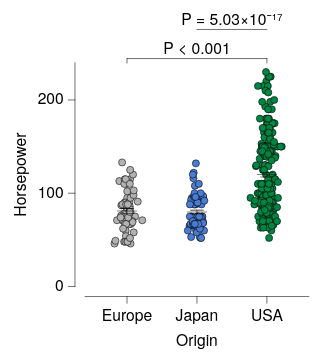

Specify this chart in Vega-Lite:
### Vega-Lite specification from a JSON file in a GitHub repository (floating-point values rounded to 4 significant figures; data arrays with more than 128 entries replaced by an {"elided": "..."} marker saying what was removed)
{"background": null, "config": {"arc": {"fill": "#DBDBDB", "fillOpacity": 1.0, "innerRadius": 25.0, "padAngle": 0.03, "stroke": "black", "strokeOpacity": 1, "strokeWidth": 0.25}, "area": {"fill": "#DBDBDB", "fillOpacity": 1.0, "stroke": "black", "strokeOpacity": 1, "strokeWidth": 0.25}, "axis": {"domain": true, "domainCap": "round", "domainColor": "black", "domainWidth": 0.25, "grid": false, "gridCap": "round", "gridColor": "#F1F1F1", "gridDash": [0, 0], "gridOpacity": 1.0, "gridWidth": 0.25, "labelColor": "black", "labelFont": "Helvetica Neue, HelveticaNeue, Helvetica, Arial, sans-serif", "labelFontSize": 7, "labelFontStyle": "normal", "labelFontWeight": 400, "offset": 4.5, "ticks": true, "tickCap": "round", "tickColor": "black", "tickRound": false, "tickSize": 3, "tickWidth": 0.25, "titleColor": "black", "titleFont": "Helvetica Neue, HelveticaNeue, Helvetica, Arial, sans-serif", "titleFontSize": 7, "titleFontStyle": "normal", "titleFontWeight": 400}, "axisX": {"domain": true, "labelAlign": "center", "labelAngle": 0, "labels": true, "ticks": true, "translate": 0}, "axisY": {"domain": true, "labelAlign": "right", "labelAngle": 0, "labels": true, "ticks": true, "translate": 0}, "axisRight": {"domain": true, "labelAlign": "left", "labelAngle": 0, "labels": true, "ticks": true, "translate": 0}, "axisTop": {"domain": true, "labelAlign": "center", "labelAngle": 0, "labels": true, "ticks": true, "translate": 0}, "axisBand": {"tickOffset": 0}, "bar": {"fill": "#DBDBDB", "fillOpacity": 1.0, "stroke": "black", "strokeOpacity": 1, "strokeWidth": 0.25}, "boxplot": {"size": 9.0, "ticks": {"cornerRadius": 0.25, "fill": "black", "opacity": 1, "size": 4.5, "thickness": 0.25}, "box": {"fillOpacity": 1.0, "stroke": "black", "strokeOpacity": 1, "strokeWidth": 0.25}, "median": {"cornerRadius": 0, "fill": "black", "fillOpacity": 1.0, "opacity": 1, "size": 9.0, "thickness": 0.25}, "rule": {"fill": "black", "fillOpacity": 1.0, "size": 10.0, "stroke": "black", "strokeDash": [0, 0], "strokeOpacity": 1, "strokeWidth": 0.25}, "outliers": {"color": "black", "fill": "black", "fillOpacity": 1.0, "size": 0, "stroke": "black", "strokeOpacity": 1, "strokeWidth": 0.25}}, "circle": {"fill": "black", "fillOpacity": 1.0, "size": 1.25, "stroke": null, "strokeOpacity": 1, "strokeWidth": 0.25}, "errorband": {"band": {"fillOpacity": 0.6, "stroke": null, "strokeWidth": 0.25, "strokeOpacity": 1}, "borders": {"opacity": 0, "strokeOpacity": 0.25, "strokeWidth": 1}}, "errorbar": {"opacity": 1, "rule": {"strokeDash": [0, 0], "strokeWidth": 0.25}, "ticks": {"color": "black", "cornerRadius": 0.125, "opacity": 1, "size": 6.0, "thickness": 0.25}, "thickness": 0.25}, "font": "Helvetica Neue, HelveticaNeue, Helvetica, Arial, sans-serif", "geoshape": {"fill": "#DBDBDB", "fillOpacity": 1.0, "stroke": "black", "strokeOpacity": 1, "strokeWidth": 0.25}, "header": {"labelColor": "black", "labelFont": "Helvetica Neue, HelveticaNeue, Helvetica, Arial, sans-serif", "labelFontSize": 7, "labelFontStyle": "normal", "labelFontWeight": 400, "titleColor": "black", "titleFont": "Helvetica Neue, HelveticaNeue, Helvetica, Arial, sans-serif", "titleFontSize": 7, "titleFontStyle": "normal", "titleFontWeight": 400, "titlePadding": 0}, "legend": {"disable": false, "offset": 4.5, "titlePadding": 4, "labelOffset": 2, "gradientLabelOffset": 2, "gradientLength": 50.0, "gradientThickness": 5.0, "gradientOpacity": 1.0, "gradientStrokeColor": "black", "gradientStrokeWidth": 0.25, "labelColor": "black", "labelFont": "Helvetica Neue, HelveticaNeue, Helvetica, Arial, sans-serif", "labelFontSize": 7, "labelFontStyle": "normal", "labelFontWeight": 400, "strokeColor": "black", "strokeWidth": 0, "symbolSize": 42, "symbolStrokeColor": "black", "symbolStrokeWidth": 0.25, "titleColor": "black", "titleFont": "Helvetica Neue, HelveticaNeue, Helvetica, Arial, sans-serif", "titleFontSize": 7, "titleFontStyle": "normal", "titleFontWeight": 400}, "line": {"color": "black", "stroke": "black", "strokeCap": "butt", "strokeDash": [0, 0], "strokeOpacity": 1, "strokeWidth": 0.5}, "point": {"filled": true, "fill": "#DBDBDB", "fillOpacity": 1.0, "size": 5.0, "stroke": "black", "strokeOpacity": 1, "strokeWidth": 0.25}, "range": {"category": ["#B2B2B2", "#4A7CD3", "#008542", "#664CAF", "#509F98", "#636363", "#284F93", "#005226", "#382864", "#285753"], "diverging": {"scheme": ["#443E60", "#5F597E", "#7C759B", "#9994B6", "#B7B4CC", "#D6D5DC", "#F6F6F6", "#D1DAD9", "#A4C2BF", "#7AA9A4", "#578E89", "#37736E", "#1B5954"]}, "heatmap": {"scheme": ["#440154", "#472270", "#433E82", "#38598C", "#2C728E", "#238A8D", "#24A086", "#39B578", "#5DC862", "#96D646", "#CAE02D", "#FDE724"]}, "ordinal": {"scheme": ["#F1F1F1", "#DBDBDB", "#C6C6C6", "#B2B2B2", "#9D9D9D", "#898989", "#767676", "#636363", "#515151", "#404040", "#2F2F2F", "#1F1F1F"]}, "ramp": {"scheme": ["#440154", "#472270", "#433E82", "#38598C", "#2C728E", "#238A8D", "#24A086", "#39B578", "#5DC862", "#96D646", "#CAE02D", "#FDE724"]}}, "rule": {"color": "black", "stroke": "black", "strokeCap": "round", "strokeDash": [2, 2], "strokeOpacity": 1, "strokeWidth": 0.25}, "scale": {"barBandPaddingInner": 0.1, "rectBandPaddingInner": 0, "tickBandPaddingInner": 0.1, "bandPaddingOuter": 0.1, "bandWithNestedOffsetPaddingInner": 0.2, "bandWithNestedOffsetPaddingOuter": 0.2, "offsetBandPaddingInner": 0, "offsetBandPaddingOuter": 0, "round": false}, "rect": {"fill": "#DBDBDB", "fillOpacity": 1.0, "stroke": "black", "strokeOpacity": 1, "strokeWidth": 0.25}, "square": {"fill": "#DBDBDB", "fillOpacity": 1.0, "size": 10.0, "stroke": "black", "strokeOpacity": 1, "strokeWidth": 0.25}, "text": {"color": "black", "font": "Helvetica Neue, HelveticaNeue, Helvetica, Arial, sans-serif", "fontSize": 7, "fontStyle": "normal", "fontWeight": 400}, "tick": {"color": "black", "cornerRadius": 0.125, "opacity": 1.0, "size": 9.0, "thickness": 0.25}, "title": {"anchor": "middle", "frame": "group", "color": "black", "font": "Helvetica Neue, HelveticaNeue, Helvetica, Arial, sans-serif", "fontSize": 7, "fontStyle": "normal", "fontWeight": 400, "subtitleColor": "black", "subtitleFont": "Helvetica Neue, HelveticaNeue, Helvetica, Arial, sans-serif", "subtitleFontSize": "Helvetica Neue, HelveticaNeue, Helvetica, Arial, sans-serif", "subtitleFontStyle": "normal", "subtitleFontWeight": 400}, "trail": {"color": "black", "opacity": 1, "size": 0.5}, "view": {"continuousWidth": 100, "continuousHeight": 100, "discreteWidth": 100, "discreteHeight": 100, "fill": null, "stroke": null, "strokeWidth": 0.25}}, "layer": [{"data": {"name": "data-53eecb024a78fdc2be808dcfdc3af7a2"}, "mark": {"type": "circle", "opacity": 1.0, "size": 10.0, "stroke": "black", "strokeOpacity": 1, "strokeWidth": 0.25}, "encoding": {"color": {"field": "Origin", "legend": null, "scale": {"domain": ["Europe", "Japan", "USA"]}, "sort": ["Europe", "Japan", "USA"], "title": null, "type": "nominal"}, "x": {"axis": {}, "field": "Origin", "scale": {"domain": ["Europe", "Japan", "USA"]}, "sort": ["Europe", "Japan", "USA"], "title": "Origin", "type": "nominal"}, "xOffset": {"field": "jitter_x", "scale": {"domain": [-7.33, 7.33], "range": [5.17, 19.83]}, "type": "quantitative"}, "y": {"field": "Horsepower", "title": "Horsepower", "type": "quantitative"}}}, {"data": {"name": "data-6c4882663eaca411296217af4f5e04f9"}, "mark": {"type": "errorbar"}, "encoding": {"x": {"axis": {}, "field": "Origin", "scale": {"domain": ["Europe", "Japan", "USA"]}, "sort": ["Europe", "Japan", "USA"], "title": "Origin", "type": "nominal"}, "y": {"field": "__mean", "title": "Horsepower", "type": "quantitative"}, "yError": {"field": "__error"}}}, {"data": {"name": "data-6c4882663eaca411296217af4f5e04f9"}, "mark": {"type": "tick"}, "encoding": {"x": {"axis": {}, "field": "Origin", "scale": {"domain": ["Europe", "Japan", "USA"]}, "sort": ["Europe", "Japan", "USA"], "title": "Origin", "type": "nominal"}, "y": {"field": "__mean", "title": "Horsepower", "type": "quantitative"}}}, {"layer": [{"layer": [{"data": {"values": [{"x": "USA", "x2": "Europe", "y": 230.0, "__dysonsphere__": 1}]}, "mark": {"type": "rule", "strokeCap": "round", "strokeDash": [0, 0], "strokeWidth": 0.25, "yOffset": -6.0}, "encoding": {"x": {"value": 81.25}, "x2": {"value": 18.75}, "y": {"field": "y", "type": "quantitative"}}}, {"data": {"values": [{"x": "USA", "y": 230.0, "y2": 230.0, "__dysonsphere__": 1}]}, "mark": {"type": "rule", "strokeCap": "round", "strokeDash": [0, 0], "strokeWidth": 0.25, "y2Offset": -4.0, "yOffset": -6.0}, "encoding": {"x": {"value": 81.25}, "y": {"field": "y", "type": "quantitative"}, "y2": {"field": "y2"}}}, {"data": {"values": [{"x": "Europe", "y": 230.0, "y2": 230.0, "__dysonsphere__": 1}]}, "mark": {"type": "rule", "strokeCap": "round", "strokeDash": [0, 0], "strokeWidth": 0.25, "y2Offset": -4.0, "yOffset": -6.0}, "encoding": {"x": {"value": 18.75}, "y": {"field": "y", "type": "quantitative"}, "y2": {"field": "y2"}}}, {"data": {"values": [{"y": 230.0, "label": "P < 0.001", "__dysonsphere__": 1}]}, "mark": {"type": "text", "align": "center", "dy": -10.0, "fontSize": 7}, "encoding": {"text": {"field": "label", "type": "nominal"}, "x": {"value": 50.0}, "y": {"field": "y", "type": "quantitative"}}}]}, {"layer": [{"data": {"values": [{"x": "USA", "x2": "Japan", "y": 230.0, "__dysonsphere__": 1}]}, "mark": {"type": "rule", "strokeCap": "round", "strokeDash": [0, 0], "strokeWidth": 0.25, "yOffset": -19.0}, "encoding": {"x": {"value": 81.25}, "x2": {"value": 50.0}, "y": {"field": "y", "type": "quantitative"}}}, {"data": {"values": [{"y": 230.0, "label": "P = 5.03×10⁻¹⁷", "__dysonsphere__": 1}]}, "mark": {"type": "text", "align": "center", "dy": -23.0, "fontSize": 7}, "encoding": {"text": {"field": "label", "type": "nominal"}, "x": {"value": 65.62}, "y": {"field": "y", "type": "quantitative"}}}]}], "name": "__dysonsphere_de244e388b9d6174_31"}], "$schema": "https://vega.github.io/schema/vega-lite/v6.4.1.json", "datasets": {"data-53eecb024a78fdc2be808dcfdc3af7a2": {"elided": "400 records"}, "data-6c4882663eaca411296217af4f5e04f9": [{"Origin": "USA", "__mean": 119.9, "__error": 2.529, "__dysonsphere__": 1}, {"Origin": "Europe", "__mean": 81.0, "__error": 2.47, "__dysonsphere__": 1}, {"Origin": "Japan", "__mean": 79.84, "__error": 2.005, "__dysonsphere__": 1}]}}
